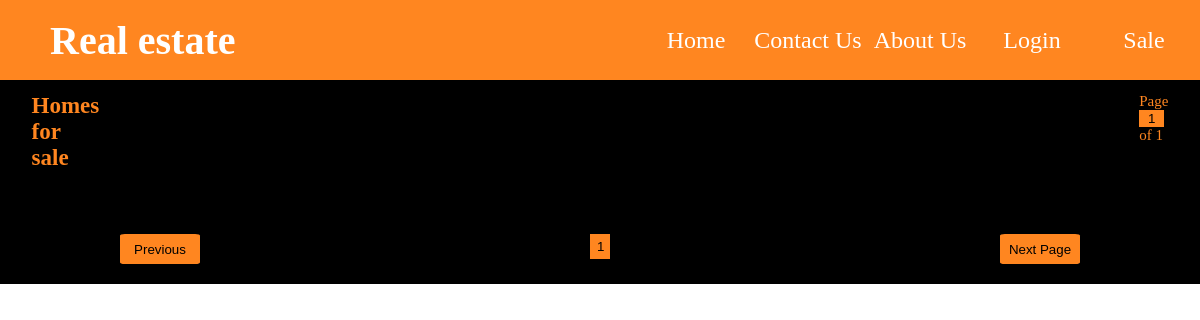
Page /sale.php on the earlier database version.
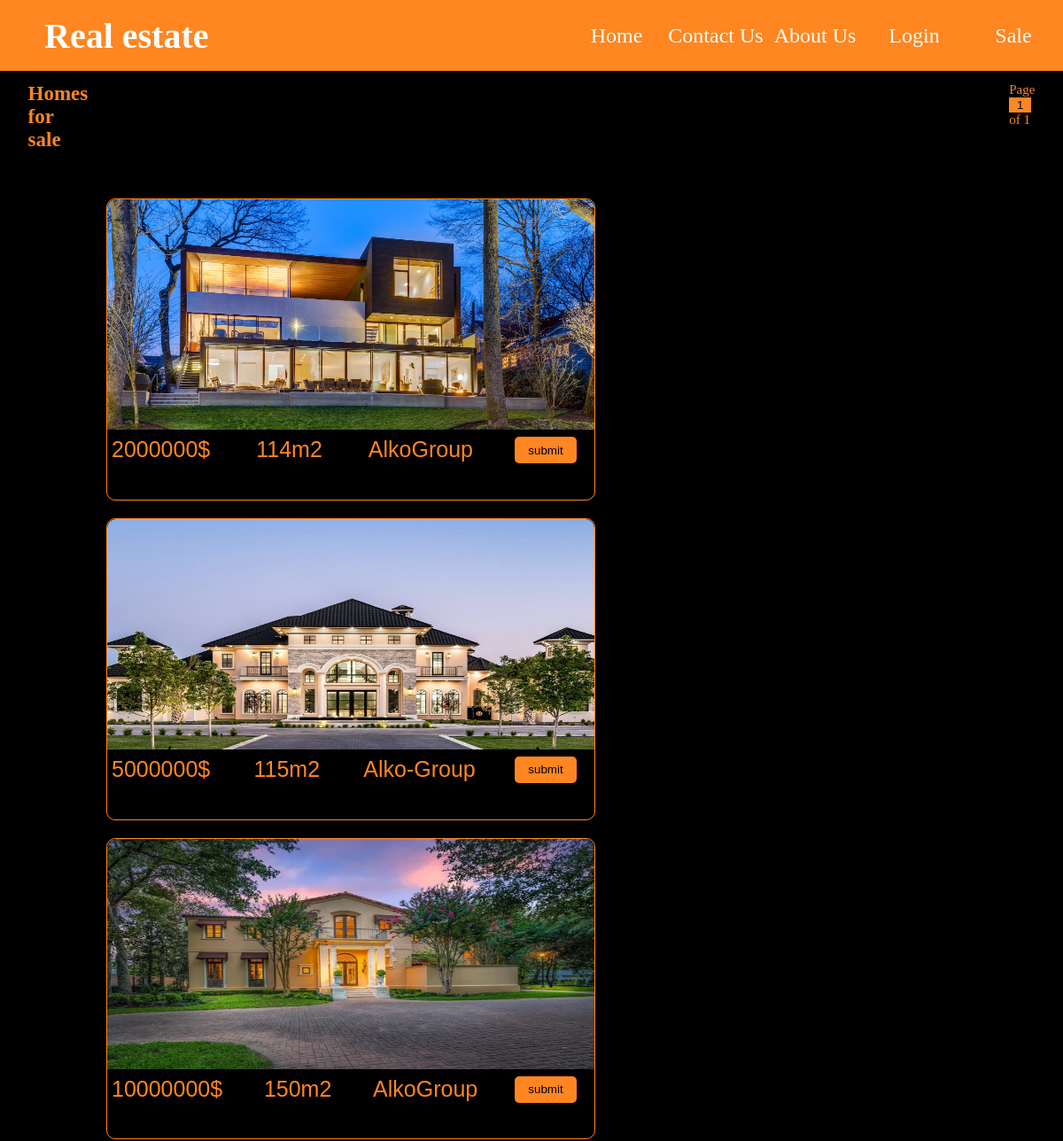
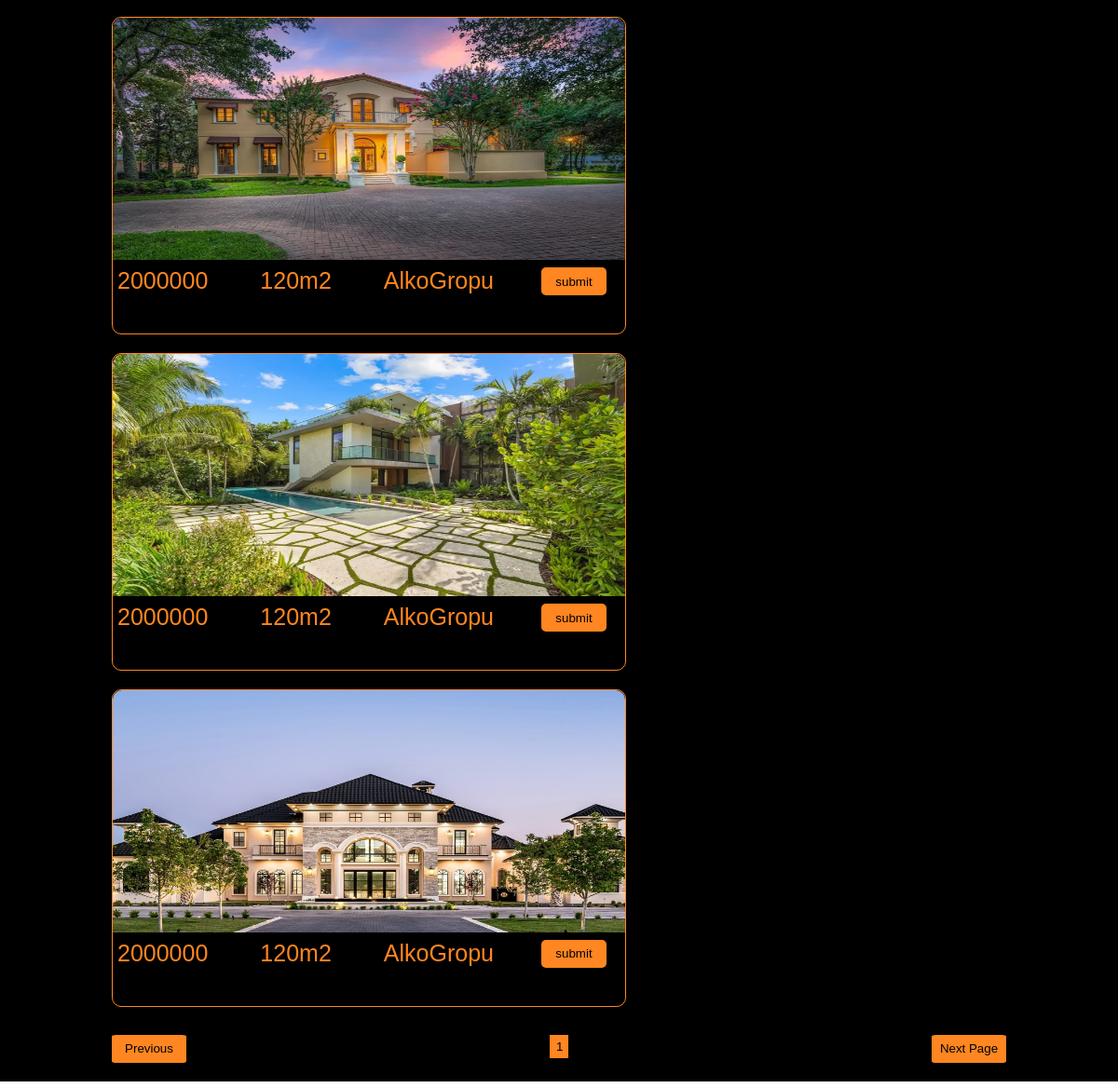
Same page on the later database version (2 pictures, top to bottom).
### tables this page shows
CREATE TABLE `shtepitp` (
  `ID` int(11) NOT NULL,
  `Pershkrimi` varchar(255) NOT NULL,
  `Qmimi` varchar(255) NOT NULL,
  `Emri` varchar(255) NOT NULL,
  `img` blob NOT NULL
);

### shtepitrepository.php (called while the page is built, shortened)
<?php
    class shtepitrepository{
        private $connection;
        public function __construct()
        {
            $conn = new DatabaseConnection;
            $this->connection = $conn->startConnection();
        }
        public function getAllShtepit(){
            $conn = $this->connection;
            $sql = "SELECT * FROM shtepitp";
            $statement = $conn->query($sql);
            $shtepit = $statement->fetchAll();
            return $shtepit;
        }
    }
?>

### sale.php (the view, shortened to what this page needs)
<?php
    include_once "shtepitrepository.php";
    $shtepi = new shtepitrepository();
    $shtepit = $shtepi ->getAllShtepit();
?>
<html lang="en">
<head>
    <link rel="stylesheet" href="sale.css">
</head>
<body>
    <?php
    include('header.php');
    echo $header1;
    ?>
    <div class="divk">
    <div class="latestvideo">
        <h3>Homes for sale</h3>
        <p>Page <button value="1">1</button> of 1</p>
    </div>
    <div class="fotografit">
        <?php foreach ($shtepit as $sht){?>
        <div class="rubrika">
            <img src="photos/<?php echo $sht['img']?>" alt="" class="img">
            <div class="views_date">
                <p><?php echo $sht['Qmimi']?></p>
                <p><?php echo $sht['Pershkrimi']?></p>
                <p><?php echo $sht['Emri']?></p>
                <button>submit</button>
            </div>
        </div>
        <?php }?>
    </div>
    <div class="permifooter">
        <div class="previous">
            <button>Previous</button>
        </div>
        <div class="numrat">
            <button class="btn">1</button>
        </div>
        <div class="NextPage">
            <button>Next Page</button>
        </div>
    </div>
</div>
</body>
</html>

### header.php
<?php
    $header1="<header>
    <nav >
        <div  class='logo'>
            <h1>Real estate</h1>
        </div>
        <div class='navbarLinks'>
            <ul>
                <li><a href='Projekti.php'>Home</a></li>
                <li><a href='Contact Us.php'>Contact Us</a></li>
                <li><a href='About Us.php'>About Us</a></li>
                <li><a href='Login.php'>Login</a></li>
                <li><a href='sale.php'>Sale</a></li>
            </ul>
        </div>
    </nav>
</header>"
?>

### sale.css (style rules this page uses)
body { margin: 0; padding: 0; box-sizing: border-box; }
nav { width: 100%; height: 10%; display: flex; justify-content: space-between; align-items: center; background-color:#ff8620; }
.divk { background-color: black; margin-bottom:0; }
.logo { width: 30%; margin-left: 50px; }
.navbarLinks { width: 50%; }
ul { display: flex; justify-content: space-evenly; }
ul li { font-size: 1.5rem; list-style-type: none; display: flex; justify-content: center; align-items: center; width: 120px; height: 70px; color: #ffffff; }
.logo h1 { font-size: 2.5rem; font-family: var(--headlineH1FontFamily); color: #ffffff; }
a { text-decoration:none ; }
a { color: white; }
.latestvideo { display: flex; flex-direction: row; margin-left: 8%; width: 84%; justify-content: center; margin-bottom: 30px; background-color: black; }
.latestvideo p { padding-left: 520px; color: #ff8620; margin-top: 13px; font-size: 15px; }
.latestvideo h3 { padding-right: 520px; color: #ff8620; margin-top: 13px; font-size: 23px; }
.latestvideo button { width: 25px; background-color: #ff8620; border: none; }
.fotografit { display: flex; flex-direction: row; width: 80%; justify-content:space-between ; margin-left: 10%; flex-wrap: wrap; }
.rubrika { padding-bottom: 3%; width:550px; height:310px; margin-bottom: 20px; border: 1px solid; border-color:#ff8620; border-radius: 10px; }
.rubrika img { width: 100%; height: 260px; border-top-right-radius: 10px; border-top-left-radius:10px ; }
.views_date { display: flex; justify-content: space-between; flex-direction: row; margin-top: 3px; color:#ffffff; }
.views_date button { margin-top: 5px; margin-right: 20px; width: 70px; height: 30px; background-color: #ff8620; border: none; border-radius: 5px; }
.views_date p { color: #ff8620; font-size: 25px; margin-top: 5px; margin-left: 5px; font-family:Impact, Haettenschweiler, 'Arial Narrow Bold', sans-serif; }
.permifooter { width: 80%; margin-left: 10%; display: flex; flex-direction: row; justify-content: space-between; margin-top: 10px; margin-bottom:1em; }
.previous button { cursor: pointer; height: 25px; border-radius: 6%; background-color: #ff8620; border: none; width: 80px; height: 30px; margin-bottom:20px; }
.numrat button { cursor: pointer; height: 25px; width: 20px; border: 1px solid; border-color:#ff8620; color: black; background-color: #ff8620; }
.NextPage button { cursor: pointer; background-color:#ff8620; border: none; width: 80px; height: 30px; border-radius: 6%; margin-bottom: px; }

Differences in the rows shown:
added shtepitp: img (picture), Qmimi "2000000$", Pershkrimi "114m2", Emri "AlkoGroup"
added shtepitp: img (picture), Qmimi "5000000$", Pershkrimi "115m2", Emri "Alko-Group"
added shtepitp: img (picture), Qmimi "10000000$", Pershkrimi "150m2", Emri "AlkoGroup"
added shtepitp: img (picture), Qmimi "2000000", Pershkrimi "120m2", Emri "AlkoGropu"
added shtepitp: img (picture), Qmimi "2000000", Pershkrimi "120m2", Emri "AlkoGropu"
added shtepitp: img (picture), Qmimi "2000000", Pershkrimi "120m2", Emri "AlkoGropu"
